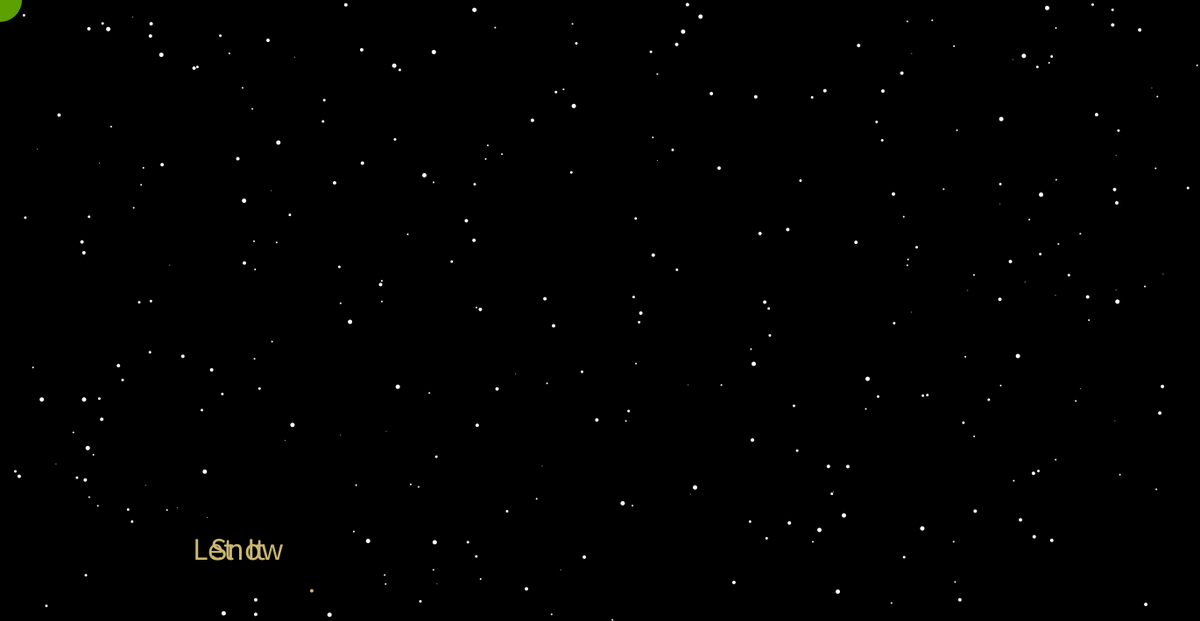
Frame 1 (no input)
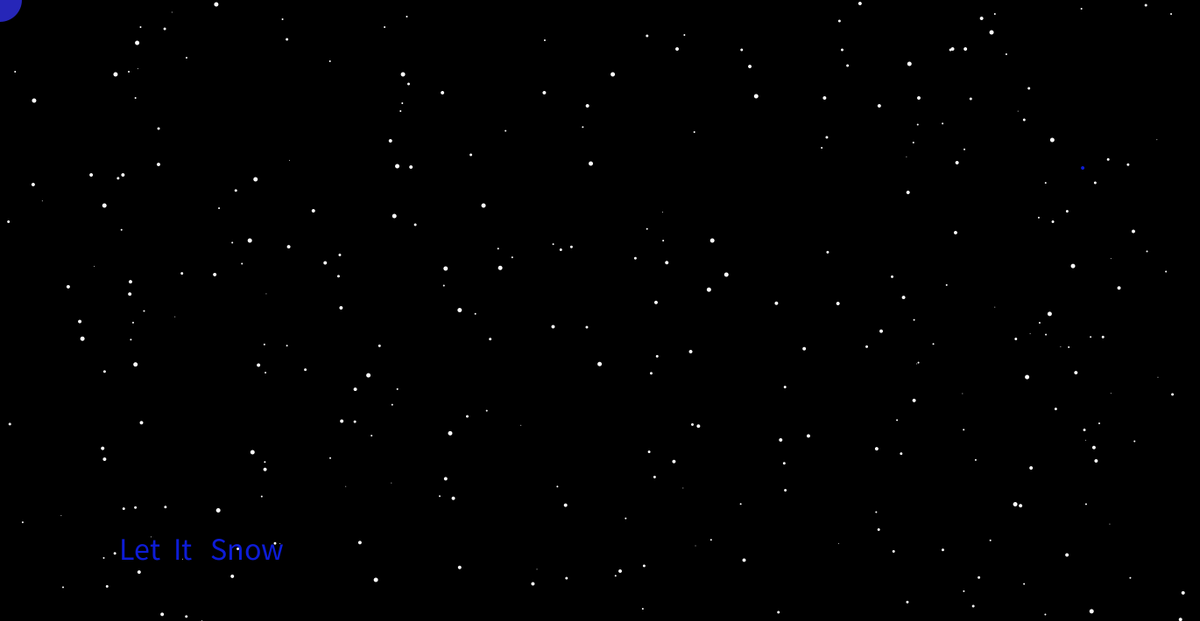
Frame 60 (the mouse pressed at the canvas centre just before this capture)
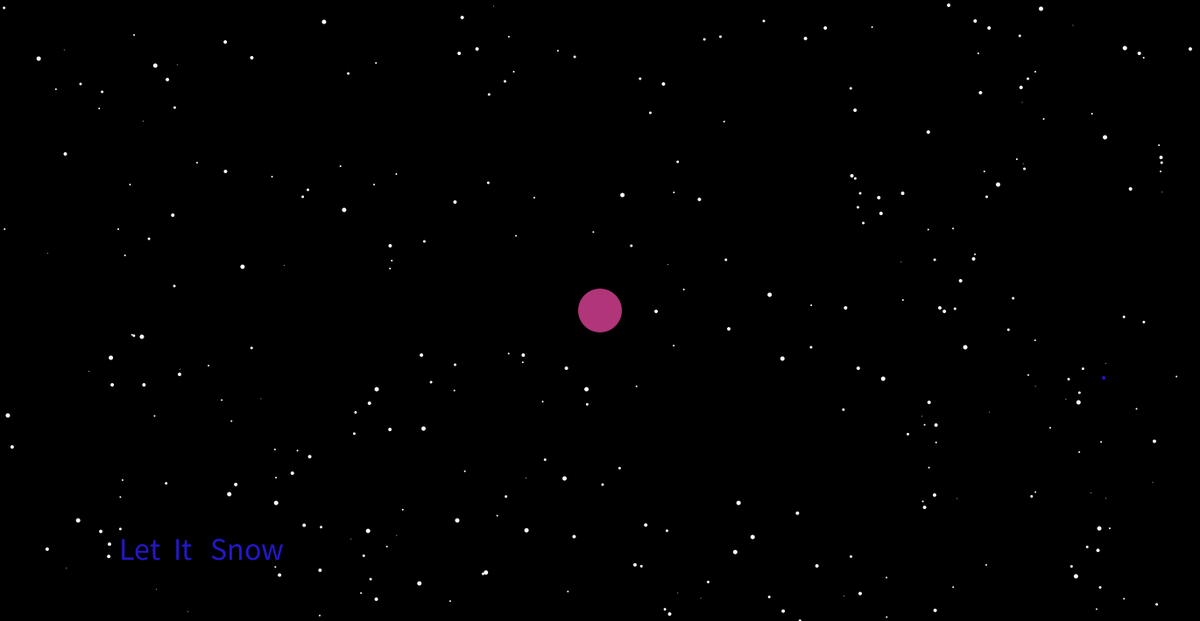
Frame 120 (the mouse held since frame 60 and released just before this capture)

The Processing sketch that drew these frames (run headless with seeded random() and noise(); from frame 60 on, the mouse is pressed at the canvas centre):

// Processing sketch: processing_124231
// ── processing_124231.pde

int quantity = 300;
float [] xPosition = new float[quantity];
float [] yPosition = new float[quantity];
int [] flakeSize = new int[quantity];
int [] direction = new int[quantity];
int minFlakeSize = 1;
int maxFlakeSize = 5;

void setup() {

  size(1370, 710);
  frameRate(30);
  noStroke();
  smooth();
  
  for(int i = 0; i < quantity; i++) {
    flakeSize[i] = round(random(minFlakeSize, maxFlakeSize));
    xPosition[i] = random(0, width);
    yPosition[i] = random(0, height);
    direction[i] = round(random(0, 1));
  }
  
}

void draw() {

  background(0);
 
  fill(random(255),random(255),random(255));
  ellipse(pmouseX,pmouseY, 50,50);


      fill(random(255),random(255),random(255));
      textSize(36);
      text("Let  It",220,640);
      textAlign(LEFT);
      text("Snow",240,640);
      textAlign(RIGHT);
      

  for(int i = 0; i < xPosition.length; i++) {
   
    ellipse(xPosition[i], yPosition[i], flakeSize[i], flakeSize[i]);
       fill(255);
    if(direction[i] == 0) {
      xPosition[i] += map(flakeSize[i], minFlakeSize, maxFlakeSize, .1, .5);
    } else {
      xPosition[i] -= map(flakeSize[i], minFlakeSize, maxFlakeSize, .1, .5);
    }
    
    yPosition[i] += flakeSize[i] + direction[i]; 
    
    if(xPosition[i] > width + flakeSize[i] || xPosition[i] < -flakeSize[i] || yPosition[i] > height + flakeSize[i]) {
      xPosition[i] = random(0, width);
      yPosition[i] = -flakeSize[i];


 
    }
    
  }
}
